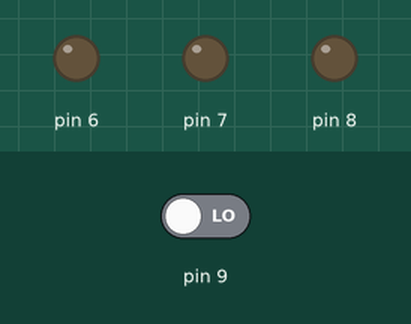
Bench run of a sketch on a simulated Arduino Uno, built with avr-gcc and run on an emulated ATmega328P. Shown: output pins drawn as LEDs (lit = HIGH). The inputs (shaded band) are chosen by the test bench; at power-on: pin 9 LOW.

Above: at 1.2 s.
1.3 s: pin 9 driven HIGH
At 1.7 s:
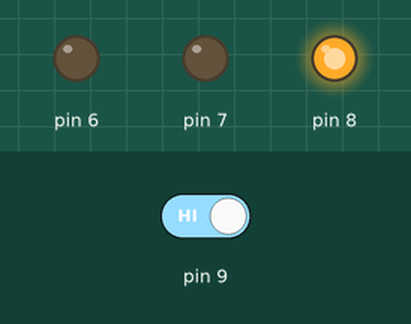
At 2.7 s:
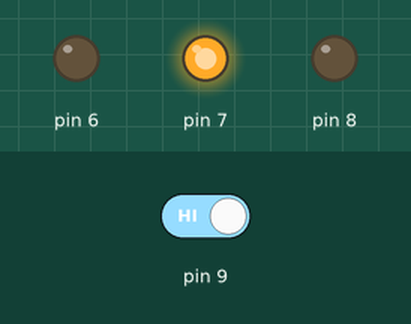
4.3 s: pin 9 driven LOW
At 4.8 s:
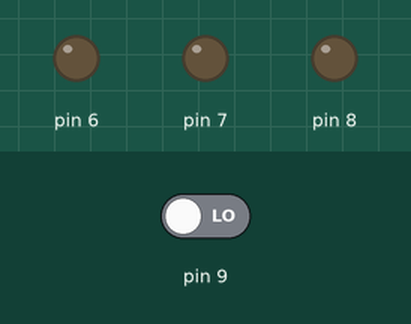
Timing chart, 0 to 7.3 s (numbered marks = the images above; inputs shaded):
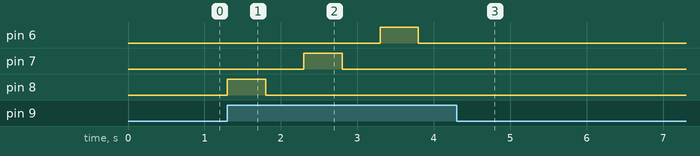

Measured:
- after the input at 1.3 s, pin 6: LOW → HIGH after 2.0 s, → LOW 0.50 s later; pin 7: LOW → HIGH after 1.0 s, → LOW 0.50 s later; pin 8: LOW → HIGH at once, → LOW 0.50 s later
- after the input at 4.3 s, pin 6–8: stops changing and stays LOW

The sketch:

hello_world.ino
```cpp
// Anthony Lowenfeld
//COMMENT FOR MY NAME ASHER


// the setup function runs once when you press reset or power the board
//Connor Rosenberg GitHub edit
void setup() {
  pinMode(9, INPUT);
  pinMode(6, OUTPUT);
  pinMode(7, OUTPUT);
  pinMode(8, OUTPUT);
}
int currentLight = 8;

// the loop function runs over and over again forever
void loop() {
  /////  CODE FOR SINGLE LED  /////
  // if (digitalRead(9) == HIGH){
  //   nextLight(currentLight);
  // }

  /////  CODE FOR THREE LEDS  /////
  if (digitalRead(9) == HIGH){
    nextLight(currentLight);  // Blink LED
    currentLight -= 1;        // decrement output pin
    if (currentLight == 5){   // Keep light output 6, 7, or 8
      currentLight = 8;
    }
  } else{
    currentLight = 8; // Reset to leftmost LED (#8)
  }
}

void nextLight(int light){
  digitalWrite(light, HIGH);  // Turn on LED
  delay(500);                 // half second pause
  digitalWrite(light, LOW);   // Turn off LED
  delay(500);                 // half second pause
}
```
